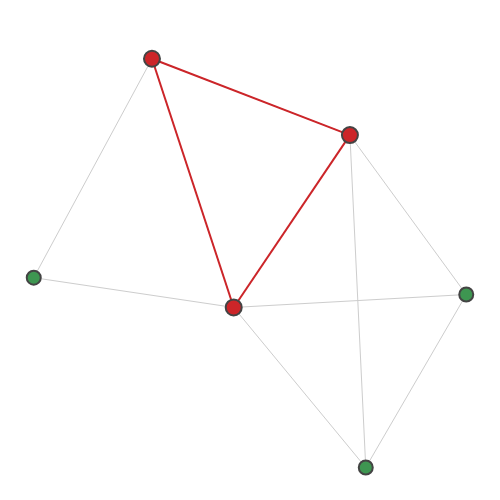

The notebook cell this image was saved under:
### Markdown cell above
Podemos analisar um dos subgrafos amostrados:

### Code cell
plot.graph(graph, subgraphs[0])

### Figure 1 — Plotly figure (JSON) as saved in the notebook; plotly's stock layout.template omitted (floating-point values rounded to 4 significant figures)
{"data": [{"hoverinfo": "none", "line": {"color": "#CDCDCD", "width": 1}, "mode": "lines", "type": "scatter", "x": [0.8551, 0.3561, null, 0.8551, -0.1424, null, 0.8551, 0.4241, null, 0.3561, -0.4929, null, 0.3561, -0.1424, null, 0.3561, 0.4241, null, -0.4929, -1, null, -0.4929, -0.1424, null, -1, -0.1424, null, -0.1424, 0.4241, null], "y": [-0.1167, 0.3769, null, -0.1167, -0.1568, null, -0.1167, -0.6523, null, 0.3769, 0.6134, null, 0.3769, -0.1568, null, 0.3769, -0.6523, null, 0.6134, -0.06449, null, 0.6134, -0.1568, null, -0.06449, -0.1568, null, -0.1568, -0.6523, null]}, {"hoverinfo": "none", "line": {"color": "#cc2529", "width": 2}, "mode": "lines", "type": "scatter", "x": [0.3561, -0.4929, null, 0.3561, -0.1424, null, -0.4929, -0.1424, null], "y": [0.3769, 0.6134, null, 0.3769, -0.1568, null, 0.6134, -0.1568, null]}, {"hoverinfo": "text", "marker": {"color": "#3e9651", "line": {"width": 2}, "size": 14}, "mode": "markers", "text": ["0", "1", "2", "3", "4", "5"], "type": "scatter", "x": [0.8551, 0.3561, -0.4929, -1, -0.1424, 0.4241], "y": [-0.1167, 0.3769, 0.6134, -0.06449, -0.1568, -0.6523]}, {"hoverinfo": "text", "marker": {"color": "#cc2529", "line": {"width": 2}, "size": 16}, "mode": "markers", "text": ["1", "2", "4"], "type": "scatter", "x": [0.3561, -0.4929, -0.1424], "y": [0.3769, 0.6134, -0.1568]}], "layout": {"height": 500, "hovermode": "closest", "margin": {"b": 0, "l": 0, "r": 0, "t": 25}, "plot_bgcolor": "#ffffff", "showlegend": false, "width": 500, "xaxis": {"showgrid": false, "showticklabels": false, "zeroline": false}, "yaxis": {"showgrid": false, "showticklabels": false, "zeroline": false}}}
